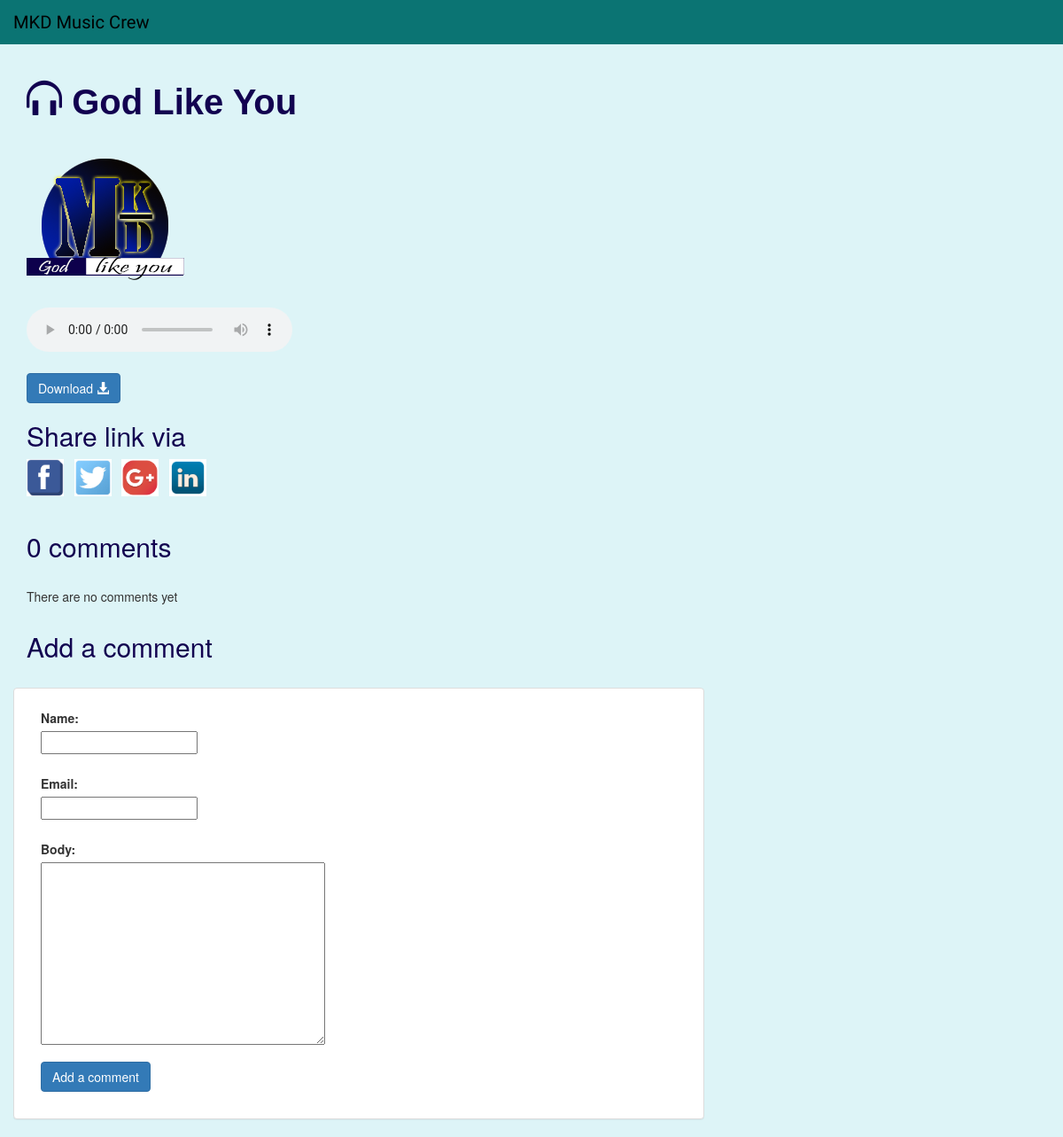
/music/2017/09/20/god-like-you/, run on the app's committed database.
### music/models.py (models this page shows, shortened)
class Song(models.Model):
    title = models.CharField(max_length=250)
    slug = models.SlugField(max_length=250, unique_for_date='publish')
    publish = models.DateTimeField(default=timezone.now)
    songFile = models.FileField(upload_to='mysongs')
    artist = models.CharField(max_length=250)
    song_logo = models.ImageField(upload_to='myimages', default='')
    class Meta:
        ordering = ('-publish',)
    def get_absolute_url(self):
        return reverse('music:song_detail',
                       args=[self.publish.year,
                             self.publish.strftime('%m'),
                             self.publish.strftime('%d'),
                             self.slug]
                       )

### music/views.py (the view)
def song_detail(request, year, month, day, song):
    song = get_object_or_404(Song, slug=song,
                             publish__year=year,
                             publish__month=month,
                             publish__day=day
                             )
    comments = song.comments.filter(active=True)
    if request.method == 'POST':
        comment_form = CommentForm(data=request.POST)
        if comment_form.is_valid():
            new_comment = comment_form.save(commit=False)
            new_comment.song = song
            new_comment.save()
            messages.success(request, 'Your comment has been successfully added')
        else:
            messages.error(request, 'There was an error trying to add your comment')
    else:
        comment_form = CommentForm()
    return render(request, 'music/song_detail.html', {'songs': song, 'comment_form': comment_form, 'comments': comments})

### music/forms.py
class CommentForm(forms.ModelForm):
    class Meta:
        model = Comment
        fields = ('name', 'email', 'body')

### music/templates/music/song_detail.html (shortened to what this page needs)
{%extends 'base2.html'%}
{%block content%}
    <div class="container">
        <h3 class="uni" id="title">
            <span class="glyphicon glyphicon-headphones" aria-hidden="True"></span> {{songs.title}}
        </h3>
        <br>
        <img src="{{songs.song_logo.url}}" class="img-responsive">
        <br>
         <audio controls id="music">
            <source src="{{songs.songFile.url}}" type="audio/ogg">
            <source src="{{songs.songFile.url}}" type="audio/mpeg">
            <source src="{{songs.songFile.url}}" type="audio/wav">
         </audio>
         <br>
         <br>
         <a href="{{songs.songFile.url}}" download>
         <button class="btn btn-primary">
             Download <span class="glyphicon glyphicon-download-alt" aria-hidden="true"></span>
         </button>
    </a>
    </div>
    <div class="container">
        <h2 class="uni">Share link via</h2>
        {%load static%}
        <a href="https://www.facebook.com/sharer/sharer.php?u={{songs.get_absolute_url}}/">
            <img src="{%static 'music/img/fb.png'%}" style="width:42px;height:42px;border:0;">
        </a>
         <a href="https://twitter.com/home?status=Hello%20check%20out%20the%20best%20songs%20from%20MKD%20through%20this%20link%20%23MKD%20{{songs.get_absolute_url}}">
            <img src="{%static 'music/img/twitter.jpg'%}" style="width:42px;height:42px;border:0;">
        </a>
         <a href='https://plus.google.com/share?url={{songs.get_absolute_url}}'>
            <img src="{%static 'music/img/gp.png'%}" style="width:42px;height:42px;border:0;">
        </a>
         <a href="https://www.linkedin.com/shareArticle?mini=True&url={{songs.get_absolute_url}}/&title=Hello%20Check%20out%20the%20best%20of%20MKD%20songs%20and%20don%27t%20forget%20to%20leave%20a%20comment&summary=...&source=http://codingforentrepreneurs.com/">
            <img src="{%static 'music/img/linked.jpg'%}" style="width:42px;height:42px;border:0;">
        </a>
    </div>
    <br>
    <div class="container">
          {% with comments.count as total_comments %}
                <h2 class="uni">{{ total_comments }} comment{{ total_comments|pluralize }}</h2>
          {% endwith %}
    </div>
    <br>
        <div class="container">
            {%for comment in comments%}
            <div class="comment">
                <p class="info">
                     <h3 class="create"> {{ comment.name }}
                     {{ comment.created }}
                     </h3>
                    <h4 class="com">{{ comment.body|linebreaks }}</h4>
                </p>
            </div>
            {%empty%}
            <p>There are no comments yet</p>
            {%endfor%}
        </div>
    <div class="container">
         {%if new_comment%}
             <h2>Your comment has been added</h2>
         {%else%}
        <h2 class="uni">Add a comment</h2>
    </div>
<br>
<div class="container">
    <div class="row">
        <div class="panel panel-default col-sm-8">
            <div class="panel-body">
                <form class="form-horizontal" method="post" enctype="multipart/form-data">
                    {% include 'music/form_template.html'%}
                    <div class="form-group">
                        <div class="col-sm-10">
                            <button type="Submit" class="btn btn-primary">Add a comment</button>
                        </div>
                    </div>
                </form>
            </div>
        </div>
    </div>
</div>
{%endif%}
{%endblock%}

### music/static/music/style.css (style rules this page uses)
#bod { padding-top:70px; background-color:rgb(221,244,247); }
#music { height:50px; }
#title { font-size:40px; font-family: Verdana, Helvetica, Serif; font-weight: bold; }
.uni { color:#120250; }

### data on the page
Song: title "God Like You", song_logo (picture)

### other printed values
{{ total_comments }} "0"
{{ field.label_tag }} "Name:" "Email:" "Body:"
